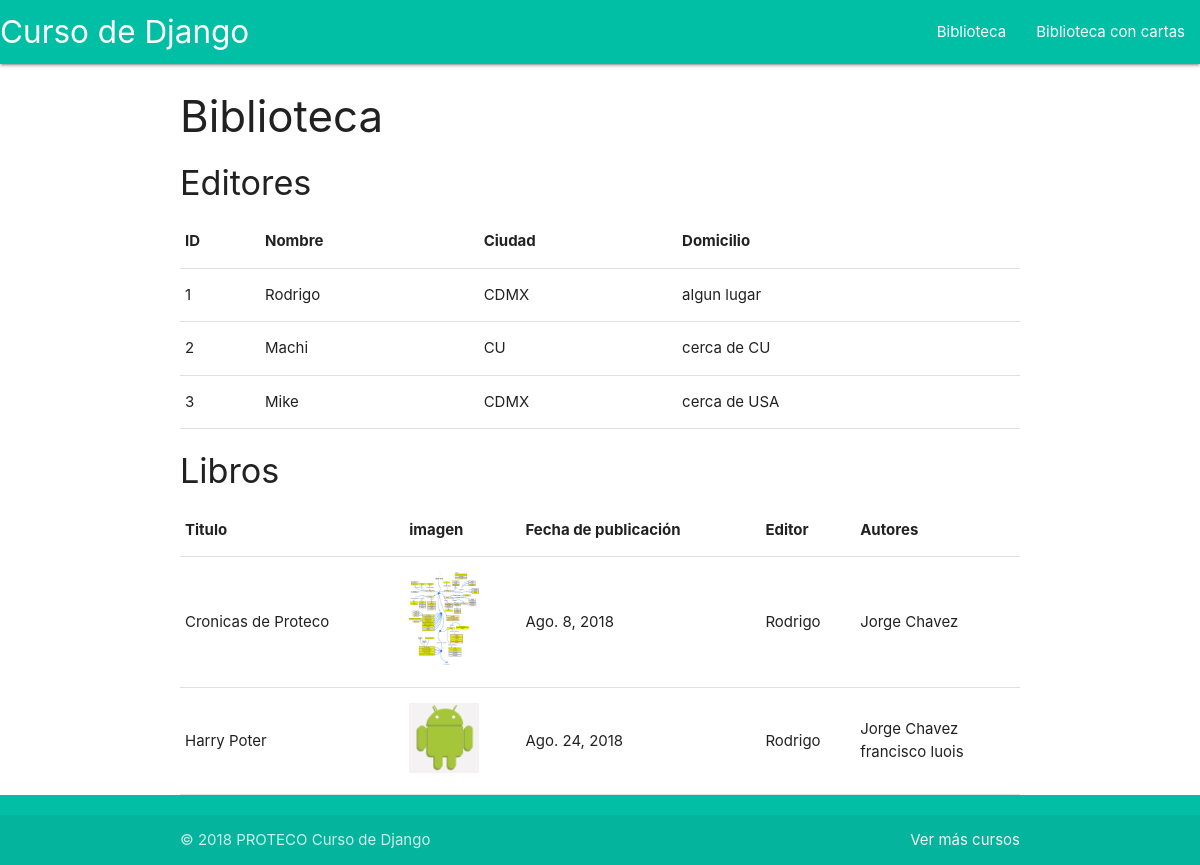
The page /biblioteca/ on the database its author committed.
### biblioteca/models.py (models this page shows, shortened)
class Editor(models.Model):
	nombre =models.CharField(max_length=30)
	domicilio =models.CharField(max_length=50)
	ciudad =models.CharField(max_length=30)
	estado =models.CharField(max_length=30)
	pais =models.CharField(max_length=30)
	sitioweb = models.URLField()
	def __str__(self):
		return self.nombre

class Libro(models.Model):
	titulo = models.CharField(max_length=50)
	autores = models.ManyToManyField(Autor)
	editor = models.ForeignKey(Editor,on_delete=models.CASCADE)
	fecha_publicacion = models.DateField()
	imagen = models.ImageField(upload_to='biblioteca/static')

class Autor(models.Model):
	nombre = models.CharField(max_length=30)
	apellidos = models.CharField(max_length=30)
	email = models.EmailField()
	def __str__(self):
		return '%s %s' %(self.nombre,self.apellidos)

### biblioteca/views.py (the view)
# urls.py: path('',views.biblio,name='biblioteca'),
def biblio(request):
	editores = Editor.objects.all()
	libro = Libro.objects.all()
	return render(request,'biblioteca/biblioteca.html',{'editors':editores,'libros':libro})

### templates/biblioteca/biblioteca.html (shortened to what this page needs)
{% extends 'blog/base.html' %}
{% block content %}
<div class="container">
	<h3>Biblioteca</h3>
	<h4>Editores</h4>
	<table class="table">
		<thead>
			<tr>
				<th>ID</th>
				<th>Nombre</th>
				<th>Ciudad</th>
				<th>Domicilio</th>
			</tr>
		</thead>
		<tbody>
			{% for ed in editors %}
			<tr>
				<td>{{ed.id }}</td>
				<td>{{ ed.nombre }}</td>
				<td>{{ ed.ciudad }}</td>
				<td>{{ed.domicilio}}</td>
			</tr>
			{% endfor %}
		</tbody>
	</table>
	<h4>Libros</h4>
	<table class="table">
		<thead>
			<tr>
				<th>Titulo</th>
				<th>imagen</th>
				<th>Fecha de publicación</th>
				<th>Editor</th>
				<th>Autores</th>
			</tr>
		</thead>
		<tbody>
			{% for lib in libros %}
			<tr>
				<td>{{ lib.titulo }}</td>
				<td><img src="{{ lib.imagen.url }}" width="70px"></td>
				<td>{{ lib.fecha_publicacion }}</td>
				<td>{{ lib.editor }}</td>
				<td>
					<ul>{% for au in lib.autores.all %}
						<li> {{ au }} </li>
						{% endfor %}
					</ul>
				</td>
			</tr>
			{% endfor %}
		</tbody>
	</table>
</div>
{% endblock %}

### templates/blog/base.html (shortened to what this page needs)
<!DOCTYPE html>
{% load staticfiles %}
<html lang="es">
<head>
	<link rel="stylesheet" href="{% static 'css/materialize.css' %}">
	<link rel="stylesheet" href="{% static 'css/style.css' %}">
</head>
<body>
	<nav class="teal accent-4">
		<div class="nav-wrapper">
			<a href="{% url 'inicio' %}" class="brand-logo">Curso de Django</a>
			<ul class="right hide-on-med-and-down">
				<li><a href="{% url 'biblioteca' %}">Biblioteca</a></li>
				<li><a href="{% url 'cartas' %}">Biblioteca con cartas </a></li>
			</ul>
		</div>
	</nav>
<main>
	{% block content %}
	{% endblock %}
</main>
        <footer class="page-footer teal accent-4 ">
          <div class="footer-copyright">
            <div class="container">
            © 2018 PROTECO Curso de Django
            <a class="grey-text text-lighten-4 right" href="http://www.proteco.mx">Ver más cursos</a>
            </div>
          </div>
        </footer>
</body>
</html>

### blog/static/css/style.css (style rules this page uses)
body { display: flex; min-height: 100vh; flex-direction: column; }
main { flex: 1 0 auto; }

### rows shown on the page
Editor: id "1", nombre "Rodrigo", ciudad "CDMX", domicilio "algun lugar"
Editor: id "2", nombre "Machi", ciudad "CU", domicilio "cerca de CU"
Editor: id "3", nombre "Mike", ciudad "CDMX", domicilio "cerca de USA"
Libro: titulo "Cronicas de Proteco", imagen (picture), fecha_publicacion "Ago. 8, 2018", editor "Rodrigo"
Autor: nombre+apellidos "Jorge Chavez"
Libro: titulo "Harry Poter", imagen (picture), fecha_publicacion "Ago. 24, 2018", editor "Rodrigo"
Autor: nombre+apellidos "francisco luois"
